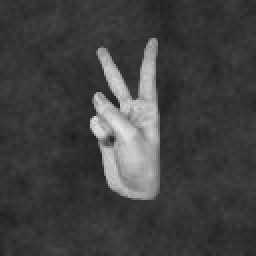
#> input picture train/0014eacf-b0b7-49af-9d67-83661b3debb4_2R.png, 128 x 128 px (shown 2 times larger); its folder holds 4 pictures in this run
$ jupyter execute --allow-errors cnn-kernel-for-video-capture.ipynb
#> lines starting #> are read from the running program, lines starting #| are printed output that depends on the picture; after the words box and inside, x2 and y2 are one past the last pixel; in counts of white or black regions, pixels touching at a corner belong together
#> in img_to_sample, img is the input picture: shape (128, 128); min 30, max 234, mean 65.2
[cell 1]
import pandas as pd
import numpy as np
from matplotlib import pyplot as plt
from collections import Counter
from keras import layers
from keras.layers import Input, Dense, Activation, ZeroPadding2D, BatchNormalization, Flatten, Conv2D
from keras.layers import AveragePooling2D, MaxPooling2D, Dropout, GlobalMaxPooling2D, GlobalAveragePooling2D
from keras.models import Model
from keras.preprocessing import image
from keras.utils import layer_utils
from keras.utils.data_utils import get_file
from keras.applications.imagenet_utils import preprocess_input
from keras.utils.vis_utils import model_to_dot
from keras.utils import plot_model
from keras.callbacks import ModelCheckpoint, EarlyStopping, ReduceLROnPlateau
from sklearn.metrics import confusion_matrix
from keras.preprocessing.image import ImageDataGenerator
from keras.utils import to_categorical
from keras import optimizers
import cv2
from itertools import chain
import glob

[cell 2]
kernel = np.ones((5,5),np.uint8)

[cell 3]
pathTrain = "C:/Users/anves/Desktop/project/train/*"
pathTest = "C:/Users/anves/Desktop/project/test/*"
NUMBER_OF_CLASSES = 6
BATCH_SIZE = 32
EPOCHS = 15
#indice_to_label = {0:"0L", 1:"1L", 2:"2L", 3:"3L", 4:"4L", 5:"5L", 6:"0R", 7:"1R", 8:"2R", 9:"3R", 10:"4R", 11:"5R"}
indice_to_label = {0:"0", 1:"1", 2:"2", 3:"3", 4:"4", 5:"5"}
label_to_indice = {v:k for k,v in indice_to_label.items()}

[cell 4]
def process_image(img,kernel):
    img = cv2.resize(img, (128, 128))
    img = cv2.GaussianBlur(img,(5,5),0)
    _,img = cv2.threshold(img,80,255,cv2.THRESH_BINARY)
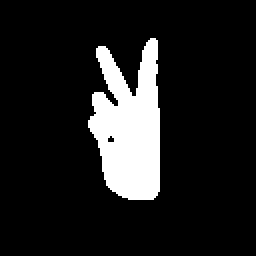
#> img: shape (128, 128) (shown 2 times larger); 12.3% white; 1 white region, box (x1, y1, x2, y2) and area: (44, 19, 80, 100) 2009

    im_floodfill = img.copy()
    h, w = img.shape[:2]
#> h = 128; w = 128
    mask = np.zeros((h+2, w+2), np.uint8)
    cv2.floodFill(im_floodfill, mask, (0,0), 255)
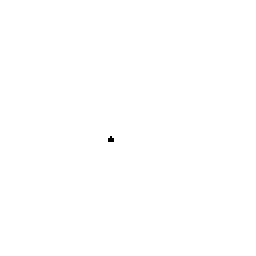
#> im_floodfill: shape (128, 128) (shown 2 times larger); 100% white; black in thin lines or dots, all inside (x1, y1, x2, y2) = (54, 68, 57, 71)
    im_floodfill_inv = cv2.bitwise_not(im_floodfill)
    img = img | im_floodfill_inv
#> img: shape (128, 128); 12.3% white; 1 white region, box (x1, y1, x2, y2) and area: (44, 19, 80, 100) 2016


    img = img/255
    return img

def img_to_sample(img, kernel = None):
    img = img.astype(np.uint8)
    img = np.reshape(img, (128, 128))

    img = process_image(img, kernel)

    img = np.reshape(img, (128, 128, 1))
    return img

[cell 5]
train_set = [(file[-6] ,img_to_sample(cv2.imread(file, 0))) for file in glob.glob(pathTrain)]
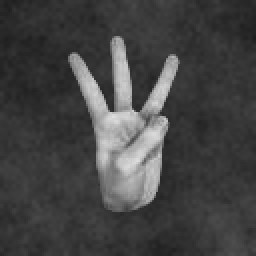
#> input picture train/021de324-e69e-4cce-9995-4e111e063c74_3L.png, 128 x 128 px (shown 2 times larger)
#> in img_to_sample, img is the input picture: shape (128, 128); min 29, max 222, mean 68.1
#> in process_image (call 2), `_,img = cv2.threshold(img,80,255,cv2.THRESH_BINARY)`: img: shape (128, 128); 15.3% white; 1 white region, box (x1, y1, x2, y2) and area: (34, 17, 90, 106) 2510
#> in process_image (call 2), `cv2.floodFill(im_floodfill, mask, (0,0), 255)`: im_floodfill: shape (128, 128); every value is 255
#> in process_image (call 2), `im_floodfill_inv = cv2.bitwise_not(im_floodfill)`: im_floodfill_inv: shape (128, 128); every value is 0
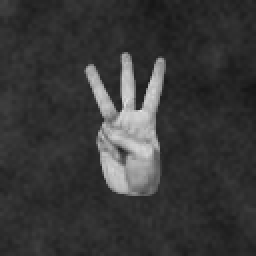
#> input picture train/06d60c44-5dc0-4331-9ace-415e287ea10b_3R.png, 128 x 128 px (shown 2 times larger)
#> in img_to_sample, img is the input picture: shape (128, 128); min 20, max 224, mean 56.1
#> in process_image (call 3), `img = cv2.GaussianBlur(img,(5,5),0)`:
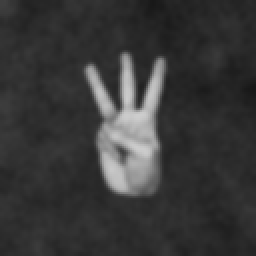
#> img: shape (128, 128) (shown 2 times larger); min 23, max 205, mean 56.1
#> in process_image (call 3), `_,img = cv2.threshold(img,80,255,cv2.THRESH_BINARY)`:
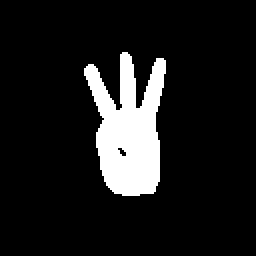
#> img: shape (128, 128) (shown 2 times larger); 10.9% white; 1 white region, box (x1, y1, x2, y2) and area: (42, 26, 83, 98) 1793
#> in process_image (call 3), `cv2.floodFill(im_floodfill, mask, (0,0), 255)`: im_floodfill: shape (128, 128); 99.9% white; black in thin lines or dots, all inside (x1, y1, x2, y2) = (59, 74, 63, 78)
#> in process_image (call 3), `img = img | im_floodfill_inv`: img: shape (128, 128); 11% white; 1 white region, box (x1, y1, x2, y2) and area: (42, 26, 83, 98) 1802
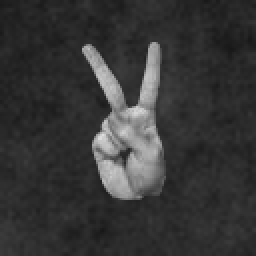
#> input picture train/0919e470-914f-4c1c-8884-82858070a98b_2R.png, 128 x 128 px (shown 2 times larger)
#> in img_to_sample, img is the input picture: shape (128, 128); min 23, max 222, mean 54.8
#> in process_image (call 4), `_,img = cv2.threshold(img,80,255,cv2.THRESH_BINARY)`:
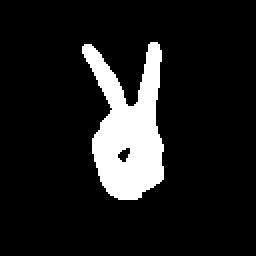
#> img: shape (128, 128) (shown 2 times larger); 11.6% white; 1 white region, box (x1, y1, x2, y2) and area: (41, 21, 82, 100) 1895
#> in process_image (call 4), `cv2.floodFill(im_floodfill, mask, (0,0), 255)`:
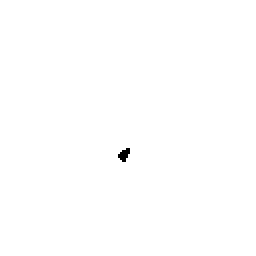
#> im_floodfill: shape (128, 128) (shown 2 times larger); 99.8% white; 1 black region, box (x1, y1, x2, y2) and area: (59, 74, 65, 81) 26
#> in process_image (call 4), `im_floodfill_inv = cv2.bitwise_not(im_floodfill)`: im_floodfill_inv: shape (128, 128); 0.16% white; 1 white region, box (x1, y1, x2, y2) and area: (59, 74, 65, 81) 26
#> in process_image (call 4), `img = img | im_floodfill_inv`:
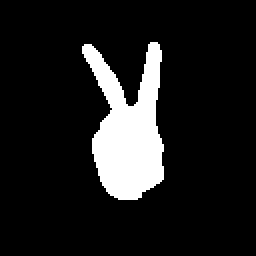
#> img: shape (128, 128) (shown 2 times larger); 11.7% white; 1 white region, box (x1, y1, x2, y2) and area: (41, 21, 82, 100) 1921
#> train_set = 4 items
test_set = [(file[-6] ,img_to_sample(cv2.imread(file, 0))) for file in glob.glob(pathTest)]

[cell 6]
X_Train = [t[1] for t in train_set]
#> X_Train = 4 items
X_Train = X_Train + X_Train[0:6000]
#> X_Train = 8 items
Y_Train = [label_to_indice[t[0]] for t in train_set]
#> Y_Train = [2, 3, 3, 2]
Y_Train = Y_Train + Y_Train[0:6000]
#> Y_Train = [2, 3, 3, 2, 2, 3, 3, 2]

X_Test = [t[1] for t in test_set]
X_Test = X_Test
Y_Test = [label_to_indice[t[0]] for t in test_set]
Y_Test = Y_Test

X_Train = np.array(X_Train)
#> (the rest of this cell did not finish here and is left out)

#> (a cell that did not finish here is left out)

[cell 8]
print(X_Train.shape)
#| (8, 128, 128, 1)
#> (the rest of this cell did not finish here and is left out)

#> (a cell that did not finish here is left out)

[cell 10]
batches = 0
x_sample = X_Train[0:50]
y_sample = Y_Train[0:50]
#> y_sample = [2, 3, 3, 2, 2, 3, 3, 2]
batch = 1
#> (the rest of this cell did not finish here and is left out)
